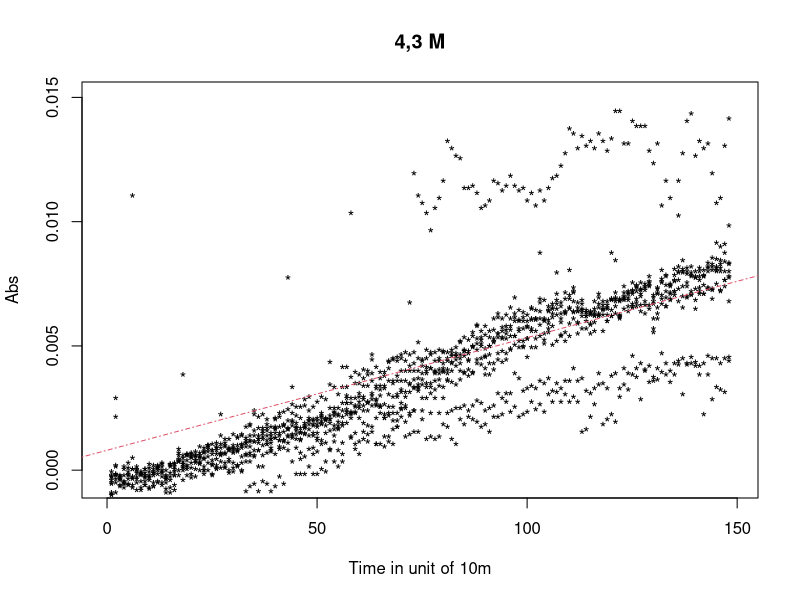

Here is the R script that generated this plot:
setwd('/Users/ZoubouzoumBouzey/Documents/Bacteruino/bio/2nd/bigassplot2/')

table = read.table("alllm243.csv", header = TRUE)

summary(table)

table[,c('pas','X43')]

#par(mfrow=c(2,1))   #HAVE TO BE ACTIVETED in order to plot every graph differently. 

plot(table[,'pas'], table[,'X43'],main = "4,3 M", pch='*', col=1, xlim = c(0, 149), ylab = 'Abs', xlab = 'Time in unit of 10m' ,ylim = c(-0.0005 , 0.015))
blancall = lm(X43~pas, table)
summary(lm(X43~pas, table))
abline(blancall, lty=4,col = 2)
